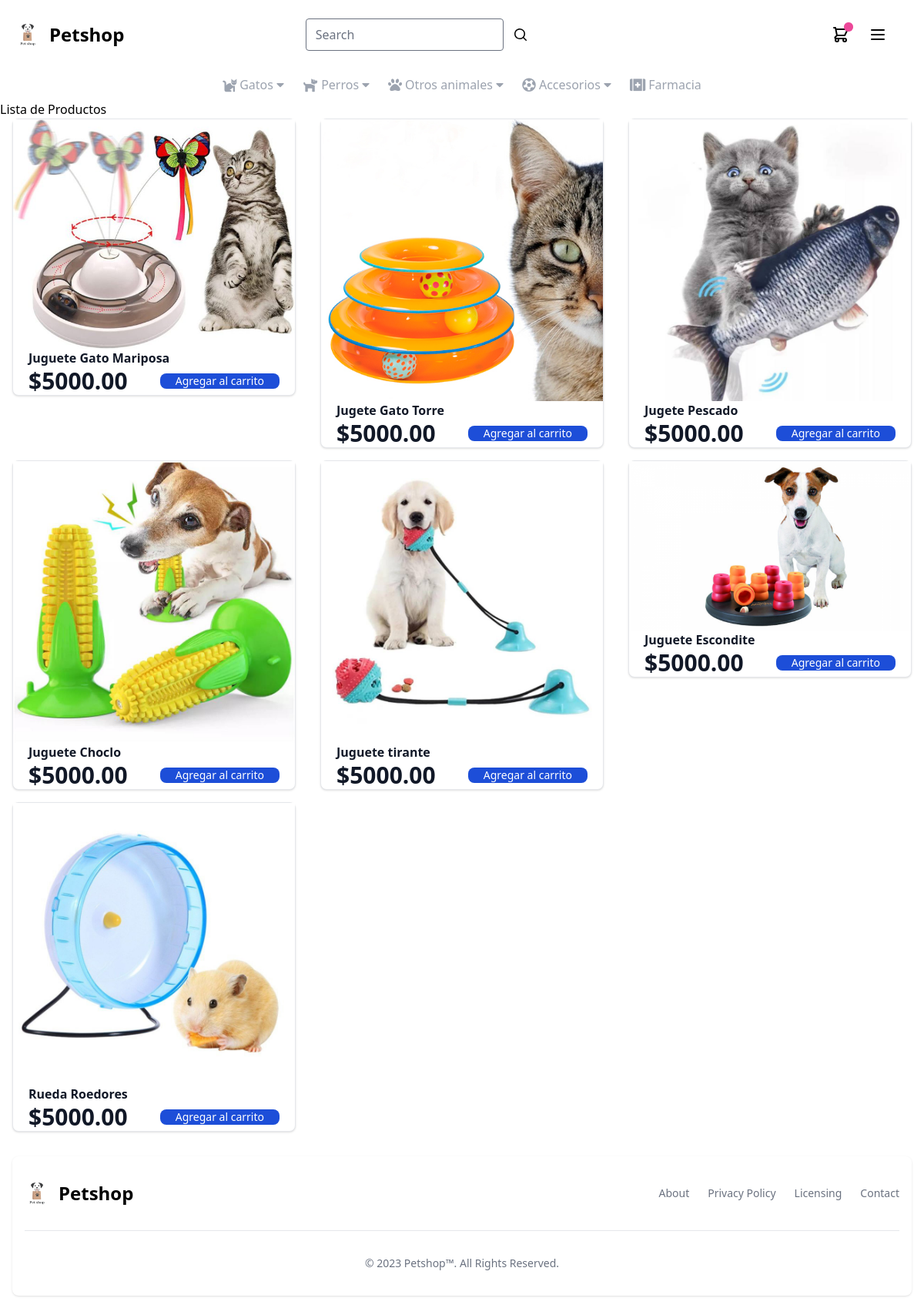
Screenshot of /productos/Accesorios/Juguetes/ with the database file from the repository.
### core/models.py (models this page shows, shortened)
class Producto(models.Model):
    nombre = models.CharField(max_length=100, db_index=True)
    descripcion = models.TextField()
    precio = models.DecimalField(max_digits=10, decimal_places=2)
    cantidad_disponible = models.PositiveIntegerField()
    categorias = models.ManyToManyField(Categoria)
    marca = models.ForeignKey(Marca, on_delete=models.CASCADE)
    proveedor = models.ForeignKey(Proveedor, on_delete=models.CASCADE)
    animal = models.ForeignKey(Animal, on_delete=models.CASCADE, default=1)
    imagen = models.ImageField(upload_to='productos/', blank=True, null=True)

### core/views.py (the view)
# urls.py: path('productos/<str:categoria_nombre>/<str:marca_nombre>/', views.productos_por_categoria_marca, name='productos_por_categoria_marca'),
def productos_por_categoria_marca(request, categoria_nombre, marca_nombre):
    categoria = get_object_or_404(Categoria, nombre=categoria_nombre)
    marca = get_object_or_404(Marca, nombre=marca_nombre)
    productos = Producto.objects.filter(categorias=categoria, marca=marca)
    return render(request, 'categoria.html', {'productos': productos, 'categoria': categoria, 'marca': marca})

### core/templates/categoria.html (shortened to what this page needs)
{% extends 'base.html' %}
{% load static %}
{% block content %}
<h2>Lista de Productos</h2>
<div class="flex flex-wrap -mx-4">
    {% for producto in productos %}
        <div class="w-1/3 h-1/5 px-4 mb-4">
            <div class="max-w-sm bg-white border border-gray-200 rounded-lg shadow">
                <a href="#">
                    {% if producto.imagen %}
                        <img class="p-8 rounded-t-lg w-full h-48 object-cover" src="{{ producto.imagen.url }}" alt="{{ producto.nombre }}" />
                    {% else %}
                        <div class="p-8 rounded-t-lg w-full h-48 bg-gray-200 flex items-center justify-center">
                            <span class="text-gray-500">Imagen no disponible</span>
                        </div>
                    {% endif %}
                </a>
                <div class="px-5 pb-5">
                    <a href="#">
                        <h5 class="text-xl font-semibold tracking-tight text-gray-900">{{ producto.nombre }}</h5>
                    </a>
                    <div class="flex items-center justify-between">
                            <span class="text-3xl font-bold text-gray-900">${{ producto.precio }}</span>
                        {% if user.is_authenticated %}
                            <a href="{% url 'agregar_al_carrito' producto.id %}" class="text-white bg-blue-700 hover:bg-blue-800 focus:ring-4 focus:outline-none focus:ring-blue-300 font-medium rounded-lg text-sm px-5 py-2.5 text-center">Agregar al carrito</a>
                        {% else %}
                            <button
                                class="text-white bg-blue-700 hover:bg-blue-800 focus:ring-4 focus:outline-none focus:ring-blue-300 font-medium rounded-lg text-sm px-5 py-2.5 text-center"
                                onclick="mostrarMensaje()">Agregar al carrito</button>
                        {% endif %}
                    </div>
                </div>
            </div>
        </div>
    {% endfor %}
</div>
{% endblock %}

### rows the page displays
Producto: imagen (picture), nombre "Juguete Gato Mariposa", precio "5000.00"
Producto: imagen (picture), nombre "Jugete Gato Torre", precio "5000.00"
Producto: imagen (picture), nombre "Jugete Pescado", precio "5000.00"
Producto: imagen (picture), nombre "Juguete Choclo", precio "5000.00"
Producto: imagen (picture), nombre "Juguete tirante", precio "5000.00"
Producto: imagen (picture), nombre "Juguete Escondite", precio "5000.00"
Producto: imagen (picture), nombre "Rueda Roedores", precio "5000.00"
